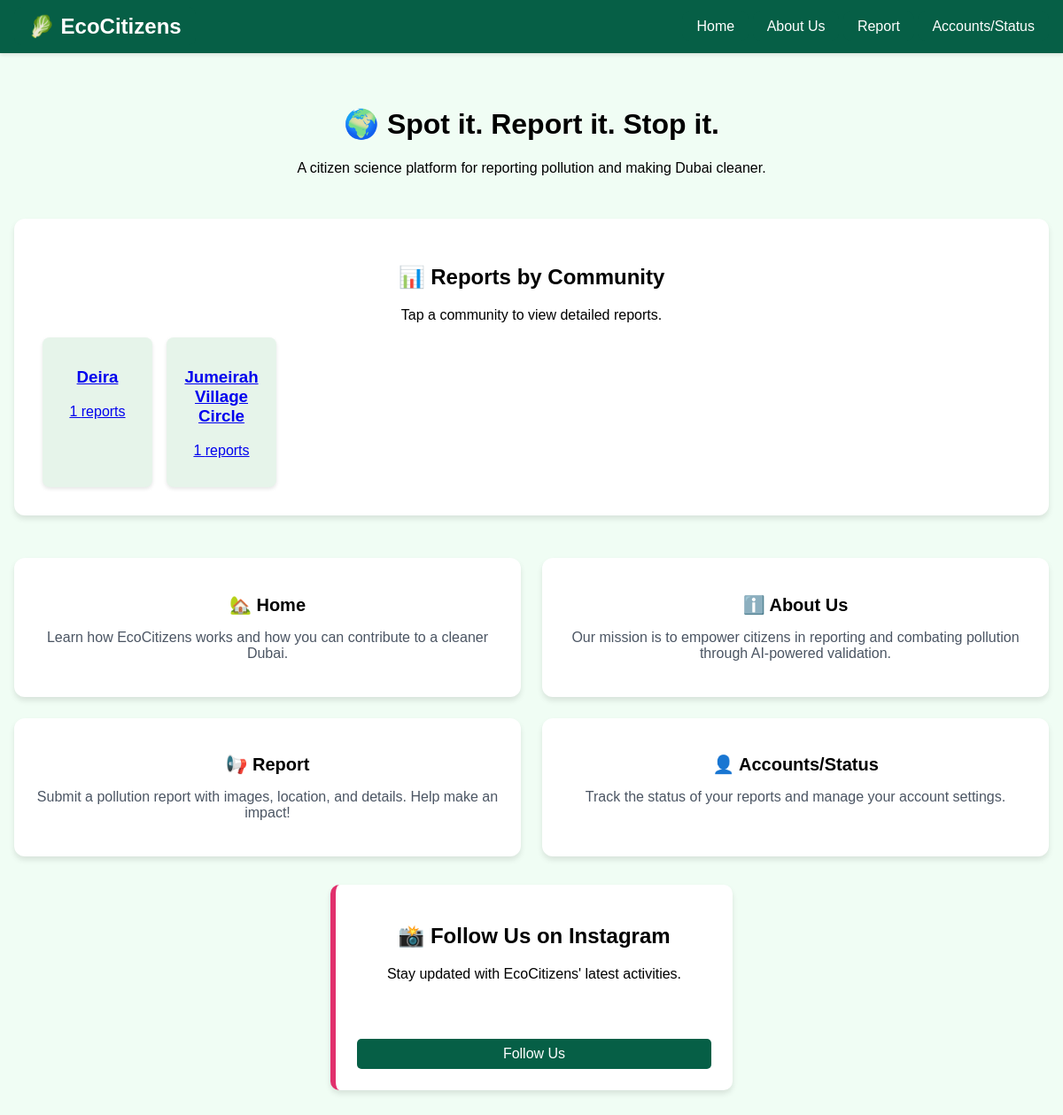
Before: / with the older database file.
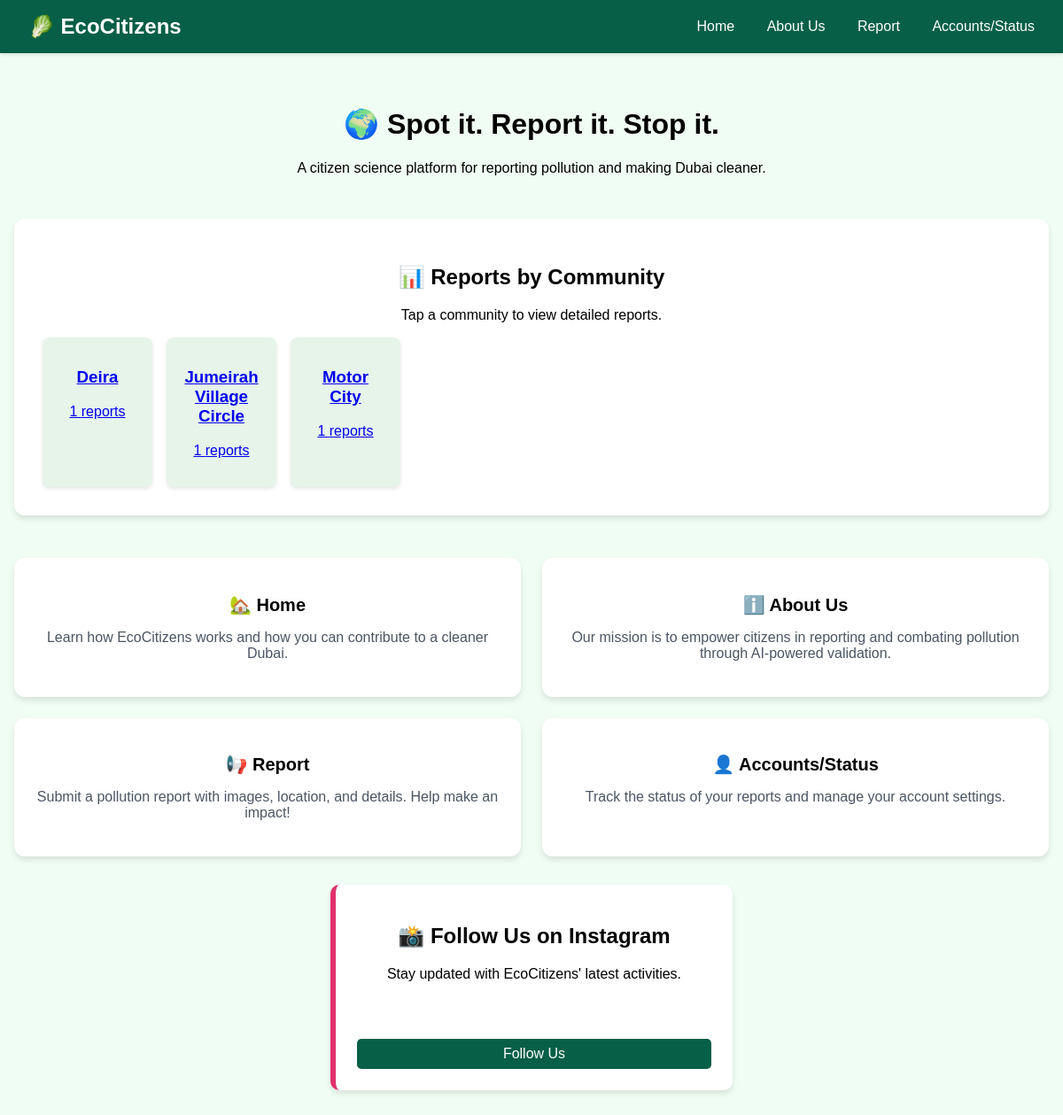
After: the same page with the newer database file.
### app.py (models this page shows)
class PollutionReport(db.Model):
    id = db.Column(db.Integer, primary_key=True)
    location = db.Column(db.String(200), nullable=False)
    community = db.Column(db.String(100), nullable=False)
    description = db.Column(db.Text, nullable=False)
    ai_response = db.Column(db.Text)
    severity = db.Column(db.Integer, nullable=False)

### app.py (the view)
@app.route('/')
def home():
    community_reports = (
        db.session.query(PollutionReport.community, func.count(PollutionReport.id))
        .group_by(PollutionReport.community)
        .all()
    )
    community_stats = {community: count for community, count in community_reports}
    return render_template('index.html', community_stats=community_stats)

### templates/index.html (shortened to what this page needs)
<!DOCTYPE html>
<html lang="en">
<head>
  <link rel="stylesheet" href="{{ url_for('static', filename='styles.css') }}" />
</head>
<body class="bg-green-100">
  <nav class="navbar">
    <div class="logo">
      <a href="{{ url_for('home') }}" class="logo-link">🥬 EcoCitizens</a>
    </div>
    <div class="nav-links">
      <a href="{{ url_for('home') }}" class="logo-link">Home</a>
      <a href="{{ url_for('about') }}" class="logo-link">About Us</a>
      <a href="{{ url_for('report') }}" class="logo-link">Report</a>
      {% if current_user.is_authenticated %}
      <a href="{{ url_for('profile') }}" class="logo-link">Profile</a>
      {% else %}
      <a href="{{ url_for('login') }}" class="logo-link">Accounts/Status</a>
      {% endif %}
    </div>
  </nav>
  <div class="container">
    <div class="slogan">
      <h1>🌍 Spot it. Report it. Stop it.</h1>
      <p>A citizen science platform for reporting pollution and making Dubai cleaner.</p>
    </div>
    <div class="stats-container">
      <h2>📊 Reports by Community</h2>
      <p>Tap a community to view detailed reports.</p>
      <div class="stats-grid">
        {% for community, count in community_stats.items() %}
          <a href="{{ url_for('community_reports', community=community) }}" class="stat-box">
            <h3>{{ community }}</h3>
            <p>{{ count }} reports</p>
          </a>
        {% endfor %}
      </div>
    </div>
    <div class="tiles">
      <div class="tile">
        <h2>🏡 Home</h2>
        <p>Learn how EcoCitizens works and how you can contribute to a cleaner Dubai.</p>
      </div>
      <div class="tile">
        <h2>ℹ️ About Us</h2>
        <p>Our mission is to empower citizens in reporting and combating pollution through AI-powered validation.</p>
      </div>
      <div class="tile">
        <h2>📢 Report</h2>
        <p>Submit a pollution report with images, location, and details. Help make an impact!</p>
      </div>
      <div class="tile">
        <h2>👤 Accounts/Status</h2>
        <p>Track the status of your reports and manage your account settings.</p>
      </div>
    </div>
  <div class="instagram-container" style="max-width: 400px; margin: 2rem auto; text-align: center; padding: 1.5rem; background: white; border-radius: 10px; box-shadow: 0 4px 6px rgba(0, 0, 0, 0.1);">
  <h2>📸 Follow Us on Instagram</h2>
  <p>Stay updated with EcoCitizens' latest activities.</p>
  <div class="instagram-embed" style="display: flex; justify-content: center;">
  </div>
  <a href="https://www.instagram.com/ecocitizens_ae/" target="_blank" class="btn-instagram" style="display: block; margin-top: 1rem; padding: 0.5rem 1rem; background-color: #065f46; color: white; text-decoration: none; border-radius: 5px;">Follow Us</a>
  </div>
  </div>
</body>
</html>

Changed rows visible on the page:
added PollutionReport: community "Motor City", count "1"
